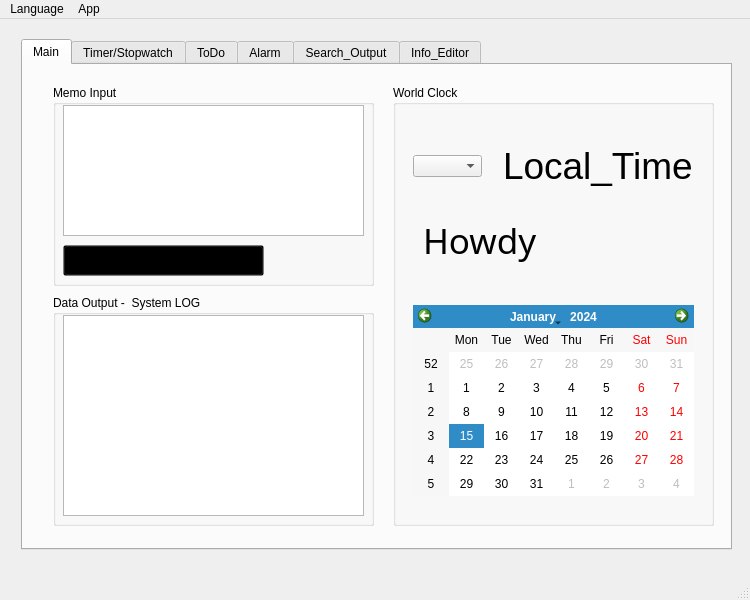
<?xml version="1.0" encoding="UTF-8"?>
<ui version="4.0">
 <class>MainWindow</class>
 <widget class="QMainWindow" name="MainWindow">
  <property name="geometry">
   <rect>
    <x>0</x>
    <y>0</y>
    <width>750</width>
    <height>600</height>
   </rect>
  </property>
  <property name="windowTitle">
   <string>Time Management Master</string>
  </property>
  <widget class="QWidget" name="centralwidget">
   <widget class="QTabWidget" name="tabWidget">
    <property name="geometry">
     <rect>
      <x>21</x>
      <y>20</y>
      <width>711</width>
      <height>511</height>
     </rect>
    </property>
    <property name="currentIndex">
     <number>0</number>
    </property>
    <widget class="QWidget" name="tab">
     <attribute name="title">
      <string>Main</string>
     </attribute>
     <widget class="QGroupBox" name="groupBox">
      <property name="geometry">
       <rect>
        <x>30</x>
        <y>20</y>
        <width>321</width>
        <height>201</height>
       </rect>
      </property>
      <property name="title">
       <string>Memo Input</string>
      </property>
      <widget class="QPushButton" name="insertButton">
       <property name="geometry">
        <rect>
         <x>10</x>
         <y>160</y>
         <width>201</width>
         <height>31</height>
        </rect>
       </property>
       <property name="styleSheet">
        <string notr="true">QPushButton{
	font: 8pt &quot;Yu Gothic UI Semilight&quot;;
	background-image: url(:/image/UI/UI_Element/Button_TitleStyle.png);
	background-color:transparent;
	background-repeat: no-repeat;
}
QPushButton:hover{
	background-position: 10px 0px;
}
QPushButton:pressed{
	font-size:10pt;
	font-style:oblique;
	font-variant:small-caps;
	border-bottom-left-radius:15px;
	border-top-left-radius:15px;
	border-style:inset;
	background-color:#cccccccc
}</string>
       </property>
       <property name="text">
        <string>Insert Data Now</string>
       </property>
      </widget>
      <widget class="QTextEdit" name="Insert_Data">
       <property name="geometry">
        <rect>
         <x>10</x>
         <y>20</y>
         <width>301</width>
         <height>131</height>
        </rect>
       </property>
      </widget>
     </widget>
     <widget class="QGroupBox" name="groupBox_2">
      <property name="geometry">
       <rect>
        <x>30</x>
        <y>230</y>
        <width>321</width>
        <height>231</height>
       </rect>
      </property>
      <property name="title">
       <string>Data Output -  System LOG</string>
      </property>
      <widget class="QTextBrowser" name="SystemOP_Browser">
       <property name="geometry">
        <rect>
         <x>10</x>
         <y>20</y>
         <width>301</width>
         <height>201</height>
        </rect>
       </property>
      </widget>
     </widget>
     <widget class="QGroupBox" name="groupBox_3">
      <property name="geometry">
       <rect>
        <x>370</x>
        <y>20</y>
        <width>321</width>
        <height>441</height>
       </rect>
      </property>
      <property name="title">
       <string>World Clock</string>
      </property>
      <widget class="QLabel" name="label_name">
       <property name="geometry">
        <rect>
         <x>30</x>
         <y>120</y>
         <width>271</width>
         <height>71</height>
        </rect>
       </property>
       <property name="font">
        <font>
         <family>MS PMincho</family>
         <pointsize>26</pointsize>
        </font>
       </property>
       <property name="text">
        <string>Howdy</string>
       </property>
      </widget>
      <widget class="QCalendarWidget" name="calendarWidget">
       <property name="geometry">
        <rect>
         <x>20</x>
         <y>220</y>
         <width>281</width>
         <height>191</height>
        </rect>
       </property>
      </widget>
      <widget class="QLabel" name="label_time">
       <property name="geometry">
        <rect>
         <x>110</x>
         <y>60</y>
         <width>201</width>
         <height>41</height>
        </rect>
       </property>
       <property name="font">
        <font>
         <pointsize>28</pointsize>
        </font>
       </property>
       <property name="text">
        <string>Local_Time</string>
       </property>
      </widget>
      <widget class="QComboBox" name="comboBox_4">
       <property name="geometry">
        <rect>
         <x>20</x>
         <y>70</y>
         <width>69</width>
         <height>22</height>
        </rect>
       </property>
      </widget>
     </widget>
    </widget>
    <widget class="QWidget" name="tab_6">
     <attribute name="title">
      <string>Timer/Stopwatch</string>
     </attribute>
     <widget class="QGroupBox" name="groupBox_13">
      <property name="geometry">
       <rect>
        <x>20</x>
        <y>30</y>
        <width>231</width>
        <height>251</height>
       </rect>
      </property>
      <property name="title">
       <string>Stopwatch</string>
      </property>
      <widget class="QPushButton" name="StopwatchLapButton">
       <property name="geometry">
        <rect>
         <x>30</x>
         <y>70</y>
         <width>75</width>
         <height>23</height>
        </rect>
       </property>
       <property name="text">
        <string>Lap</string>
       </property>
      </widget>
      <widget class="QPushButton" name="StopwatchStartButton">
       <property name="geometry">
        <rect>
         <x>130</x>
         <y>70</y>
         <width>75</width>
         <height>23</height>
        </rect>
       </property>
       <property name="text">
        <string>Start</string>
       </property>
      </widget>
      <widget class="QLabel" name="label_10">
       <property name="geometry">
        <rect>
         <x>50</x>
         <y>20</y>
         <width>121</width>
         <height>41</height>
        </rect>
       </property>
       <property name="styleSheet">
        <string notr="true">font: 75 italic 22pt &quot;MS Serif&quot;;color:rgb(85, 170, 255);</string>
       </property>
       <property name="text">
        <string>00:00.00</string>
       </property>
      </widget>
      <widget class="QLabel" name="label_13">
       <property name="geometry">
        <rect>
         <x>40</x>
         <y>10</y>
         <width>161</width>
         <height>16</height>
        </rect>
       </property>
       <property name="text">
        <string>Minutes/Seconds/TenMilliseconds</string>
       </property>
      </widget>
      <widget class="QTextBrowser" name="Lap_Browser">
       <property name="geometry">
        <rect>
         <x>10</x>
         <y>100</y>
         <width>211</width>
         <height>141</height>
        </rect>
       </property>
      </widget>
     </widget>
     <widget class="QGroupBox" name="groupBox_14">
      <property name="geometry">
       <rect>
        <x>270</x>
        <y>30</y>
        <width>381</width>
        <height>171</height>
       </rect>
      </property>
      <property name="title">
       <string>Timer</string>
      </property>
      <widget class="QProgressBar" name="progressBar_timer">
       <property name="geometry">
        <rect>
         <x>20</x>
         <y>30</y>
         <width>118</width>
         <height>23</height>
        </rect>
       </property>
       <property name="value">
        <number>0</number>
       </property>
      </widget>
      <widget class="QLabel" name="label_11">
       <property name="geometry">
        <rect>
         <x>190</x>
         <y>20</y>
         <width>101</width>
         <height>16</height>
        </rect>
       </property>
       <property name="text">
        <string>Hours/Min/sec</string>
       </property>
      </widget>
      <widget class="QPushButton" name="TimerStartButton">
       <property name="geometry">
        <rect>
         <x>150</x>
         <y>130</y>
         <width>75</width>
         <height>23</height>
        </rect>
       </property>
       <property name="text">
        <string>Start</string>
       </property>
      </widget>
      <widget class="QPushButton" name="TimerCancelButton">
       <property name="geometry">
        <rect>
         <x>40</x>
         <y>130</y>
         <width>75</width>
         <height>23</height>
        </rect>
       </property>
       <property name="text">
        <string>Cancel</string>
       </property>
      </widget>
      <widget class="QWidget" name="layoutWidget">
       <property name="geometry">
        <rect>
         <x>170</x>
         <y>40</y>
         <width>181</width>
         <height>22</height>
        </rect>
       </property>
       <layout class="QHBoxLayout" name="horizontalLayout_10">
        <item>
         <widget class="QSpinBox" name="spinBox_hor">
          <property name="maximum">
           <number>24</number>
          </property>
         </widget>
        </item>
        <item>
         <widget class="QSpinBox" name="spinBox_min">
          <property name="maximum">
           <number>59</number>
          </property>
         </widget>
        </item>
        <item>
         <widget class="QSpinBox" name="spinBox_sec">
          <property name="maximum">
           <number>59</number>
          </property>
         </widget>
        </item>
       </layout>
      </widget>
      <widget class="QWidget" name="layoutWidget">
       <property name="geometry">
        <rect>
         <x>250</x>
         <y>80</y>
         <width>121</width>
         <height>71</height>
        </rect>
       </property>
       <layout class="QHBoxLayout" name="horizontalLayout_11">
        <item>
         <widget class="QDial" name="dial_min"/>
        </item>
        <item>
         <widget class="QDial" name="dial_sec"/>
        </item>
       </layout>
      </widget>
      <widget class="QWidget" name="layoutWidget">
       <property name="geometry">
        <rect>
         <x>30</x>
         <y>80</y>
         <width>206</width>
         <height>25</height>
        </rect>
       </property>
       <layout class="QHBoxLayout" name="horizontalLayout_12">
        <item>
         <widget class="QLCDNumber" name="lcdNumber">
          <property name="styleSheet">
           <string notr="true">QLCDNumber{
	
	background-color: rgb(85, 170, 255);
	border-width:2px;
	border-radius:10px;
}</string>
          </property>
         </widget>
        </item>
        <item>
         <widget class="QLCDNumber" name="lcdNumber_2">
          <property name="styleSheet">
           <string notr="true">QLCDNumber{
	
	background-color: rgb(85, 170, 255);
	border-width:2px;
	border-radius:10px;
}</string>
          </property>
         </widget>
        </item>
        <item>
         <widget class="QLCDNumber" name="lcdNumber_3">
          <property name="styleSheet">
           <string notr="true">QLCDNumber{
	
	background-color: rgb(85, 170, 255);
	border-width:2px;
	border-radius:10px;
}</string>
          </property>
         </widget>
        </item>
       </layout>
      </widget>
      <widget class="QCheckBox" name="checkBox_timerAlarm">
       <property name="geometry">
        <rect>
         <x>20</x>
         <y>60</y>
         <width>111</width>
         <height>17</height>
        </rect>
       </property>
       <property name="text">
        <string>Make Alarm Work</string>
       </property>
      </widget>
     </widget>
    </widget>
    <widget class="QWidget" name="tab_4">
     <attribute name="title">
      <string>ToDo</string>
     </attribute>
     <widget class="QPushButton" name="todoButton">
      <property name="geometry">
       <rect>
        <x>230</x>
        <y>30</y>
        <width>75</width>
        <height>31</height>
       </rect>
      </property>
      <property name="styleSheet">
       <string notr="true"/>
      </property>
      <property name="text">
       <string>Go ToDo</string>
      </property>
     </widget>
     <widget class="QCheckBox" name="checkBox_Memo">
      <property name="geometry">
       <rect>
        <x>30</x>
        <y>160</y>
        <width>81</width>
        <height>17</height>
       </rect>
      </property>
      <property name="text">
       <string>Add Memo</string>
      </property>
     </widget>
     <widget class="QGroupBox" name="groupBox_9">
      <property name="geometry">
       <rect>
        <x>320</x>
        <y>10</y>
        <width>371</width>
        <height>461</height>
       </rect>
      </property>
      <property name="title">
       <string>ToDo Queue</string>
      </property>
      <widget class="QPushButton" name="todoButton_Del">
       <property name="geometry">
        <rect>
         <x>300</x>
         <y>430</y>
         <width>41</width>
         <height>20</height>
        </rect>
       </property>
       <property name="text">
        <string>Del</string>
       </property>
      </widget>
      <widget class="QListWidget" name="listWidget_trash">
       <property name="geometry">
        <rect>
         <x>10</x>
         <y>310</y>
         <width>341</width>
         <height>121</height>
        </rect>
       </property>
       <property name="styleSheet">
        <string notr="true">font: 75 16pt &quot;MS Shell Dlg 2&quot;;</string>
       </property>
       <property name="alternatingRowColors">
        <bool>true</bool>
       </property>
       <property name="sortingEnabled">
        <bool>false</bool>
       </property>
      </widget>
      <widget class="QListWidget" name="listWidget_todo">
       <property name="geometry">
        <rect>
         <x>10</x>
         <y>21</y>
         <width>341</width>
         <height>251</height>
        </rect>
       </property>
       <property name="styleSheet">
        <string notr="true">font: 75 16pt &quot;MS Shell Dlg 2&quot;;</string>
       </property>
       <property name="alternatingRowColors">
        <bool>true</bool>
       </property>
       <property name="viewMode">
        <enum>QListView::ListMode</enum>
       </property>
       <property name="currentRow">
        <number>-1</number>
       </property>
      </widget>
      <widget class="QLabel" name="label_15">
       <property name="geometry">
        <rect>
         <x>20</x>
         <y>433</y>
         <width>61</width>
         <height>20</height>
        </rect>
       </property>
       <property name="text">
        <string>Trash Can</string>
       </property>
      </widget>
      <widget class="QWidget" name="layoutWidget">
       <property name="geometry">
        <rect>
         <x>10</x>
         <y>280</y>
         <width>342</width>
         <height>27</height>
        </rect>
       </property>
       <layout class="QHBoxLayout" name="horizontalLayout_15">
        <item>
         <layout class="QHBoxLayout" name="horizontalLayout_14">
          <item>
           <widget class="QRadioButton" name="radioButton_Done">
            <property name="text">
             <string>Done</string>
            </property>
            <property name="checked">
             <bool>true</bool>
            </property>
           </widget>
          </item>
          <item>
           <widget class="QRadioButton" name="radioButton_Off">
            <property name="text">
             <string>Off</string>
            </property>
           </widget>
          </item>
         </layout>
        </item>
        <item>
         <layout class="QHBoxLayout" name="horizontalLayout_13">
          <item>
           <widget class="QPushButton" name="todoButton_Check">
            <property name="text">
             <string>Check</string>
            </property>
           </widget>
          </item>
          <item>
           <widget class="QPushButton" name="todoButton_Weighup">
            <property name="text">
             <string>Weigh_Up</string>
            </property>
           </widget>
          </item>
          <item>
           <widget class="QPushButton" name="todoButton_Totop">
            <property name="text">
             <string>To_Top</string>
            </property>
           </widget>
          </item>
         </layout>
        </item>
       </layout>
      </widget>
     </widget>
     <widget class="QPlainTextEdit" name="plainTextEdit_todoMemo">
      <property name="geometry">
       <rect>
        <x>30</x>
        <y>200</y>
        <width>271</width>
        <height>241</height>
       </rect>
      </property>
      <property name="styleSheet">
       <string notr="true">font: 12pt &quot;MS Shell Dlg 2&quot;;</string>
      </property>
     </widget>
     <widget class="QLabel" name="label_8">
      <property name="geometry">
       <rect>
        <x>40</x>
        <y>455</y>
        <width>191</width>
        <height>21</height>
       </rect>
      </property>
      <property name="styleSheet">
       <string notr="true">font: 10pt &quot;MS Shell Dlg 2&quot;;</string>
      </property>
      <property name="text">
       <string>Information</string>
      </property>
     </widget>
     <widget class="QLineEdit" name="lineEdit_Todo">
      <property name="geometry">
       <rect>
        <x>30</x>
        <y>30</y>
        <width>191</width>
        <height>31</height>
       </rect>
      </property>
      <property name="styleSheet">
       <string notr="true">font: 12pt &quot;MS Shell Dlg 2&quot;;</string>
      </property>
      <property name="maxLength">
       <number>20</number>
      </property>
     </widget>
     <widget class="QCheckBox" name="checkBox_Alarm">
      <property name="geometry">
       <rect>
        <x>30</x>
        <y>130</y>
        <width>72</width>
        <height>17</height>
       </rect>
      </property>
      <property name="text">
       <string>Add Alarm</string>
      </property>
     </widget>
     <widget class="QDateTimeEdit" name="dateTimeEdit_Alarm">
      <property name="geometry">
       <rect>
        <x>30</x>
        <y>70</y>
        <width>194</width>
        <height>22</height>
       </rect>
      </property>
      <property name="displayFormat">
       <string>yyyy/M/d HH:mm AP</string>
      </property>
     </widget>
     <widget class="QLabel" name="label_9">
      <property name="geometry">
       <rect>
        <x>30</x>
        <y>100</y>
        <width>111</width>
        <height>21</height>
       </rect>
      </property>
      <property name="text">
       <string>yyyy/M/d HH:mm AP</string>
      </property>
     </widget>
     <widget class="QLabel" name="label_14">
      <property name="geometry">
       <rect>
        <x>140</x>
        <y>180</y>
        <width>141</width>
        <height>20</height>
       </rect>
      </property>
      <property name="text">
       <string>Charge Day 0-30 Time 0-24</string>
      </property>
     </widget>
     <widget class="QWidget" name="layoutWidget">
      <property name="geometry">
       <rect>
        <x>140</x>
        <y>110</y>
        <width>151</width>
        <height>73</height>
       </rect>
      </property>
      <layout class="QHBoxLayout" name="horizontalLayout_8">
       <item>
        <widget class="QDial" name="dial_Adays">
         <property name="maximum">
          <number>30</number>
         </property>
        </widget>
       </item>
       <item>
        <widget class="QDial" name="dial_Ahour">
         <property name="maximum">
          <number>86400</number>
         </property>
        </widget>
       </item>
      </layout>
     </widget>
    </widget>
    <widget class="QWidget" name="tab_5">
     <attribute name="title">
      <string>Alarm</string>
     </attribute>
     <widget class="QGroupBox" name="groupBox_8">
      <property name="geometry">
       <rect>
        <x>310</x>
        <y>20</y>
        <width>371</width>
        <height>441</height>
       </rect>
      </property>
      <property name="title">
       <string>System Alarm</string>
      </property>
      <widget class="QListWidget" name="listWidget_Alarm">
       <property name="geometry">
        <rect>
         <x>20</x>
         <y>30</y>
         <width>341</width>
         <height>351</height>
        </rect>
       </property>
       <property name="styleSheet">
        <string notr="true">font: 16pt &quot;Noto Mono&quot;;</string>
       </property>
       <property name="alternatingRowColors">
        <bool>true</bool>
       </property>
       <property name="sortingEnabled">
        <bool>false</bool>
       </property>
      </widget>
      <widget class="QWidget" name="layoutWidget">
       <property name="geometry">
        <rect>
         <x>200</x>
         <y>390</y>
         <width>156</width>
         <height>25</height>
        </rect>
       </property>
       <layout class="QHBoxLayout" name="horizontalLayout_9">
        <item>
         <widget class="QPushButton" name="CancelButton_Alarm">
          <property name="text">
           <string>Cancel it</string>
          </property>
         </widget>
        </item>
        <item>
         <widget class="QCheckBox" name="checkBox">
          <property name="text">
           <string>CheckBox</string>
          </property>
         </widget>
        </item>
       </layout>
      </widget>
      <widget class="QLabel" name="label_12">
       <property name="geometry">
        <rect>
         <x>30</x>
         <y>400</y>
         <width>151</width>
         <height>21</height>
        </rect>
       </property>
       <property name="text">
        <string>Next Alarm:After 00:00</string>
       </property>
      </widget>
     </widget>
     <widget class="QGroupBox" name="groupBox_10">
      <property name="geometry">
       <rect>
        <x>10</x>
        <y>30</y>
        <width>281</width>
        <height>71</height>
       </rect>
      </property>
      <property name="title">
       <string>Now</string>
      </property>
      <widget class="QLabel" name="label_time_2">
       <property name="geometry">
        <rect>
         <x>10</x>
         <y>20</y>
         <width>261</width>
         <height>41</height>
        </rect>
       </property>
       <property name="font">
        <font>
         <family>MS Serif</family>
         <pointsize>22</pointsize>
         <weight>9</weight>
         <italic>true</italic>
         <bold>false</bold>
        </font>
       </property>
       <property name="styleSheet">
        <string notr="true">font: 75 italic 22pt &quot;MS Serif&quot;;color:rgb(85, 170, 255);</string>
       </property>
       <property name="text">
        <string>Currently</string>
       </property>
      </widget>
     </widget>
     <widget class="QPushButton" name="MusicAdd_Button">
      <property name="geometry">
       <rect>
        <x>40</x>
        <y>160</y>
        <width>75</width>
        <height>23</height>
       </rect>
      </property>
      <property name="text">
       <string>Add_Music</string>
      </property>
     </widget>
     <widget class="QGroupBox" name="groupBox_11">
      <property name="geometry">
       <rect>
        <x>40</x>
        <y>200</y>
        <width>201</width>
        <height>171</height>
       </rect>
      </property>
      <property name="title">
       <string>MP3 Sound list</string>
      </property>
      <widget class="QListWidget" name="listWidget_Music">
       <property name="geometry">
        <rect>
         <x>10</x>
         <y>20</y>
         <width>181</width>
         <height>141</height>
        </rect>
       </property>
      </widget>
     </widget>
     <widget class="QGroupBox" name="groupBox_12">
      <property name="geometry">
       <rect>
        <x>40</x>
        <y>380</y>
        <width>241</width>
        <height>51</height>
       </rect>
      </property>
      <property name="title">
       <string>Alarm Sound</string>
      </property>
      <widget class="QLabel" name="label_Music">
       <property name="geometry">
        <rect>
         <x>10</x>
         <y>20</y>
         <width>221</width>
         <height>21</height>
        </rect>
       </property>
       <property name="styleSheet">
        <string notr="true">font: 75 10pt &quot;MS Shell Dlg 2&quot;;</string>
       </property>
       <property name="text">
        <string>Music.mp3</string>
       </property>
      </widget>
     </widget>
     <widget class="QWidget" name="layoutWidget">
      <property name="geometry">
       <rect>
        <x>40</x>
        <y>110</y>
        <width>127</width>
        <height>42</height>
       </rect>
      </property>
      <layout class="QVBoxLayout" name="verticalLayout_3">
       <item>
        <widget class="QRadioButton" name="radioButton_DefS">
         <property name="text">
          <string>Default Alarm Sound</string>
         </property>
         <property name="checked">
          <bool>true</bool>
         </property>
        </widget>
       </item>
       <item>
        <widget class="QRadioButton" name="radioButton_CtmS">
         <property name="text">
          <string>Custom Alarm Sound</string>
         </property>
        </widget>
       </item>
      </layout>
     </widget>
    </widget>
    <widget class="QWidget" name="tab_2">
     <attribute name="title">
      <string>Search_Output</string>
     </attribute>
     <widget class="QGroupBox" name="groupBox_4">
      <property name="geometry">
       <rect>
        <x>30</x>
        <y>20</y>
        <width>641</width>
        <height>131</height>
       </rect>
      </property>
      <property name="title">
       <string>Search Control</string>
      </property>
      <widget class="QLabel" name="label_2">
       <property name="geometry">
        <rect>
         <x>40</x>
         <y>50</y>
         <width>351</width>
         <height>16</height>
        </rect>
       </property>
       <property name="text">
        <string>Year / Month / Day </string>
       </property>
      </widget>
      <widget class="QPushButton" name="Search_Button">
       <property name="geometry">
        <rect>
         <x>510</x>
         <y>20</y>
         <width>91</width>
         <height>41</height>
        </rect>
       </property>
       <property name="text">
        <string>Search_Button</string>
       </property>
      </widget>
      <widget class="QWidget" name="layoutWidget">
       <property name="geometry">
        <rect>
         <x>40</x>
         <y>80</y>
         <width>436</width>
         <height>22</height>
        </rect>
       </property>
       <layout class="QHBoxLayout" name="horizontalLayout">
        <item>
         <widget class="QComboBox" name="comboBox"/>
        </item>
        <item>
         <widget class="QComboBox" name="comboBox_2"/>
        </item>
        <item>
         <widget class="QComboBox" name="comboBox_3"/>
        </item>
        <item>
         <widget class="QTimeEdit" name="timeEdit">
          <property name="displayFormat">
           <string>HH:mm AP</string>
          </property>
         </widget>
        </item>
       </layout>
      </widget>
      <widget class="QLineEdit" name="lineEdit">
       <property name="geometry">
        <rect>
         <x>140</x>
         <y>20</y>
         <width>331</width>
         <height>20</height>
        </rect>
       </property>
      </widget>
      <widget class="QLabel" name="label_3">
       <property name="geometry">
        <rect>
         <x>60</x>
         <y>20</y>
         <width>61</width>
         <height>21</height>
        </rect>
       </property>
       <property name="focusPolicy">
        <enum>Qt::NoFocus</enum>
       </property>
       <property name="layoutDirection">
        <enum>Qt::LeftToRight</enum>
       </property>
       <property name="autoFillBackground">
        <bool>false</bool>
       </property>
       <property name="text">
        <string>KeyWord</string>
       </property>
      </widget>
      <widget class="QWidget" name="layoutWidget">
       <property name="geometry">
        <rect>
         <x>250</x>
         <y>50</y>
         <width>227</width>
         <height>20</height>
        </rect>
       </property>
       <layout class="QHBoxLayout" name="horizontalLayout_2">
        <item>
         <widget class="QRadioButton" name="dayfilterButton">
          <property name="text">
           <string>Filtration by Days</string>
          </property>
          <property name="checked">
           <bool>true</bool>
          </property>
         </widget>
        </item>
        <item>
         <widget class="QRadioButton" name="timefilterButton">
          <property name="text">
           <string>Filtration by Time</string>
          </property>
         </widget>
        </item>
       </layout>
      </widget>
      <widget class="QPushButton" name="filterButton">
       <property name="geometry">
        <rect>
         <x>510</x>
         <y>80</y>
         <width>91</width>
         <height>23</height>
        </rect>
       </property>
       <property name="text">
        <string>Results Filter</string>
       </property>
      </widget>
     </widget>
     <widget class="QGroupBox" name="groupBox_5">
      <property name="geometry">
       <rect>
        <x>30</x>
        <y>190</y>
        <width>641</width>
        <height>271</height>
       </rect>
      </property>
      <property name="title">
       <string>Output</string>
      </property>
      <widget class="QTableView" name="tableView">
       <property name="geometry">
        <rect>
         <x>20</x>
         <y>30</y>
         <width>601</width>
         <height>221</height>
        </rect>
       </property>
      </widget>
      <widget class="QTableWidget" name="tableWidget">
       <property name="geometry">
        <rect>
         <x>20</x>
         <y>30</y>
         <width>601</width>
         <height>221</height>
        </rect>
       </property>
       <property name="contextMenuPolicy">
        <enum>Qt::DefaultContextMenu</enum>
       </property>
       <property name="autoScrollMargin">
        <number>16</number>
       </property>
       <property name="editTriggers">
        <set>QAbstractItemView::DoubleClicked</set>
       </property>
       <property name="sortingEnabled">
        <bool>false</bool>
       </property>
       <property name="rowCount">
        <number>6</number>
       </property>
       <property name="columnCount">
        <number>6</number>
       </property>
       <attribute name="horizontalHeaderCascadingSectionResizes">
        <bool>false</bool>
       </attribute>
       <attribute name="horizontalHeaderMinimumSectionSize">
        <number>50</number>
       </attribute>
       <attribute name="horizontalHeaderDefaultSectionSize">
        <number>90</number>
       </attribute>
       <attribute name="horizontalHeaderShowSortIndicator" stdset="0">
        <bool>true</bool>
       </attribute>
       <attribute name="horizontalHeaderStretchLastSection">
        <bool>true</bool>
       </attribute>
       <attribute name="verticalHeaderMinimumSectionSize">
        <number>23</number>
       </attribute>
       <row/>
       <row/>
       <row/>
       <row/>
       <row/>
       <row/>
       <column/>
       <column/>
       <column/>
       <column/>
       <column/>
       <column/>
      </widget>
     </widget>
     <widget class="QWidget" name="layoutWidget">
      <property name="geometry">
       <rect>
        <x>30</x>
        <y>160</y>
        <width>321</width>
        <height>23</height>
       </rect>
      </property>
      <layout class="QHBoxLayout" name="horizontalLayout_4">
       <item>
        <widget class="QProgressBar" name="progressBar_search">
         <property name="value">
          <number>0</number>
         </property>
        </widget>
       </item>
       <item>
        <widget class="QLabel" name="label_6">
         <property name="text">
          <string>Wait For System Information</string>
         </property>
        </widget>
       </item>
      </layout>
     </widget>
    </widget>
    <widget class="QWidget" name="tab_3">
     <attribute name="title">
      <string>Info_Editor</string>
     </attribute>
     <widget class="QGroupBox" name="groupBox_6">
      <property name="geometry">
       <rect>
        <x>20</x>
        <y>20</y>
        <width>661</width>
        <height>81</height>
       </rect>
      </property>
      <property name="title">
       <string>Data Selector Control</string>
      </property>
      <widget class="QWidget" name="layoutWidget">
       <property name="geometry">
        <rect>
         <x>10</x>
         <y>20</y>
         <width>641</width>
         <height>49</height>
        </rect>
       </property>
       <layout class="QHBoxLayout" name="horizontalLayout_6">
        <item>
         <layout class="QVBoxLayout" name="verticalLayout">
          <item>
           <widget class="QLabel" name="label">
            <property name="text">
             <string>1.Data ID from database</string>
            </property>
           </widget>
          </item>
          <item>
           <layout class="QHBoxLayout" name="horizontalLayout_3">
            <item>
             <widget class="QLabel" name="label_5">
              <property name="font">
               <font>
                <weight>75</weight>
                <bold>true</bold>
               </font>
              </property>
              <property name="text">
               <string>Number.</string>
              </property>
             </widget>
            </item>
            <item>
             <widget class="QSpinBox" name="spinBox">
              <property name="minimum">
               <number>1</number>
              </property>
              <property name="maximum">
               <number>2147483647</number>
              </property>
             </widget>
            </item>
            <item>
             <widget class="QPushButton" name="Download_Data">
              <property name="text">
               <string>Load Data</string>
              </property>
             </widget>
            </item>
           </layout>
          </item>
         </layout>
        </item>
        <item>
         <widget class="Line" name="line">
          <property name="orientation">
           <enum>Qt::Vertical</enum>
          </property>
         </widget>
        </item>
        <item>
         <layout class="QVBoxLayout" name="verticalLayout_2">
          <item>
           <widget class="QLabel" name="label_4">
            <property name="text">
             <string>2.Path Selected :</string>
            </property>
           </widget>
          </item>
          <item>
           <layout class="QHBoxLayout" name="horizontalLayout_5">
            <item>
             <widget class="QPushButton" name="txt_select">
              <property name="text">
               <string>Select .txt From Disk</string>
              </property>
             </widget>
            </item>
            <item>
             <widget class="QCheckBox" name="checkBox_4">
              <property name="text">
               <string>CheckConform</string>
              </property>
             </widget>
            </item>
            <item>
             <widget class="QPushButton" name="PasteButton">
              <property name="text">
               <string>Paste and ReplaceEditor</string>
              </property>
             </widget>
            </item>
           </layout>
          </item>
         </layout>
        </item>
       </layout>
      </widget>
     </widget>
     <widget class="QGroupBox" name="groupBox_7">
      <property name="geometry">
       <rect>
        <x>20</x>
        <y>120</y>
        <width>661</width>
        <height>341</height>
       </rect>
      </property>
      <property name="title">
       <string>Editor</string>
      </property>
      <widget class="QPlainTextEdit" name="plainTextEdit">
       <property name="geometry">
        <rect>
         <x>23</x>
         <y>23</y>
         <width>611</width>
         <height>281</height>
        </rect>
       </property>
      </widget>
      <widget class="QWidget" name="layoutWidget">
       <property name="geometry">
        <rect>
         <x>440</x>
         <y>310</y>
         <width>191</width>
         <height>25</height>
        </rect>
       </property>
       <layout class="QHBoxLayout" name="horizontalLayout_7">
        <item>
         <widget class="QCheckBox" name="checkBox_5">
          <property name="text">
           <string>CheckConform</string>
          </property>
         </widget>
        </item>
        <item>
         <widget class="QPushButton" name="DataUpdate_Button">
          <property name="text">
           <string>Data_Update</string>
          </property>
         </widget>
        </item>
       </layout>
      </widget>
      <widget class="QLabel" name="label_7">
       <property name="geometry">
        <rect>
         <x>30</x>
         <y>310</y>
         <width>331</width>
         <height>16</height>
        </rect>
       </property>
       <property name="text">
        <string>NOW</string>
       </property>
      </widget>
     </widget>
    </widget>
   </widget>
  </widget>
  <widget class="QMenuBar" name="menubar">
   <property name="geometry">
    <rect>
     <x>0</x>
     <y>0</y>
     <width>750</width>
     <height>21</height>
    </rect>
   </property>
   <widget class="QMenu" name="menuTool_Bar">
    <property name="title">
     <string>Language</string>
    </property>
    <addaction name="separator"/>
    <addaction name="actionEnglish"/>
    <addaction name="separator"/>
    <addaction name="actionChinese"/>
    <addaction name="separator"/>
    <addaction name="actionJapanese"/>
   </widget>
   <widget class="QMenu" name="menuSystem">
    <property name="title">
     <string>App</string>
    </property>
    <addaction name="actionQuit"/>
   </widget>
   <addaction name="menuTool_Bar"/>
   <addaction name="menuSystem"/>
  </widget>
  <widget class="QStatusBar" name="statusbar"/>
  <action name="actionEnglish">
   <property name="text">
    <string>English</string>
   </property>
  </action>
  <action name="actionChinese">
   <property name="text">
    <string>中文</string>
   </property>
  </action>
  <action name="actionJapanese">
   <property name="text">
    <string>日本語</string>
   </property>
  </action>
  <action name="actionQuit">
   <property name="text">
    <string>Quit</string>
   </property>
  </action>
 </widget>
 <resources>
  <include location="../UIrc.qrc"/>
 </resources>
 <connections/>
</ui>
